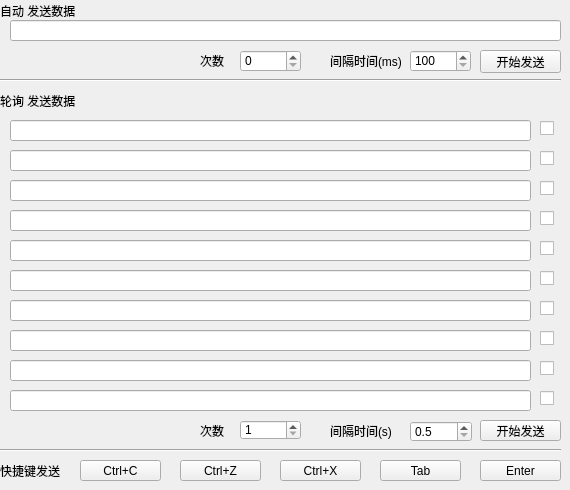
      <widget class="QWidget" name="tab_serial">
       <attribute name="title">
        <string>发送设置</string>
       </attribute>
       <widget class="QLineEdit" name="lineEditsend1">
        <property name="geometry">
         <rect>
          <x>10</x>
          <y>20</y>
          <width>551</width>
          <height>21</height>
         </rect>
        </property>
       </widget>
       <widget class="QLineEdit" name="lineEdit_send2">
        <property name="geometry">
         <rect>
          <x>10</x>
          <y>120</y>
          <width>521</width>
          <height>21</height>
         </rect>
        </property>
       </widget>
       <widget class="QLineEdit" name="lineEditsend3">
        <property name="geometry">
         <rect>
          <x>10</x>
          <y>150</y>
          <width>521</width>
          <height>21</height>
         </rect>
        </property>
       </widget>
       <widget class="QLineEdit" name="lineEditsend4">
        <property name="geometry">
         <rect>
          <x>10</x>
          <y>180</y>
          <width>521</width>
          <height>21</height>
         </rect>
        </property>
       </widget>
       <widget class="QLineEdit" name="lineEditsend5">
        <property name="geometry">
         <rect>
          <x>10</x>
          <y>210</y>
          <width>521</width>
          <height>21</height>
         </rect>
        </property>
       </widget>
       <widget class="QLineEdit" name="lineEditsend6">
        <property name="geometry">
         <rect>
          <x>10</x>
          <y>240</y>
          <width>521</width>
          <height>21</height>
         </rect>
        </property>
       </widget>
       <widget class="QLineEdit" name="lineEditsend7">
        <property name="geometry">
         <rect>
          <x>10</x>
          <y>270</y>
          <width>521</width>
          <height>21</height>
         </rect>
        </property>
       </widget>
       <widget class="QLineEdit" name="lineEditsend8">
        <property name="geometry">
         <rect>
          <x>10</x>
          <y>300</y>
          <width>521</width>
          <height>21</height>
         </rect>
        </property>
       </widget>
       <widget class="QLineEdit" name="lineEditsend9">
        <property name="geometry">
         <rect>
          <x>10</x>
          <y>330</y>
          <width>521</width>
          <height>21</height>
         </rect>
        </property>
       </widget>
       <widget class="QLineEdit" name="lineEditsend10">
        <property name="geometry">
         <rect>
          <x>10</x>
          <y>360</y>
          <width>521</width>
          <height>21</height>
         </rect>
        </property>
       </widget>
       <widget class="QPushButton" name="buttonSend_2">
        <property name="geometry">
         <rect>
          <x>480</x>
          <y>50</y>
          <width>81</width>
          <height>23</height>
         </rect>
        </property>
        <property name="minimumSize">
         <size>
          <width>0</width>
          <height>0</height>
         </size>
        </property>
        <property name="maximumSize">
         <size>
          <width>150</width>
          <height>16777215</height>
         </size>
        </property>
        <property name="text">
         <string>开始发送</string>
        </property>
       </widget>
       <widget class="QLineEdit" name="lineEditsend11">
        <property name="geometry">
         <rect>
          <x>10</x>
          <y>390</y>
          <width>521</width>
          <height>21</height>
         </rect>
        </property>
       </widget>
       <widget class="QLabel" name="label_17">
        <property name="geometry">
         <rect>
          <x>0</x>
          <y>0</y>
          <width>431</width>
          <height>21</height>
         </rect>
        </property>
        <property name="text">
         <string>自动 发送数据                                                  </string>
        </property>
       </widget>
       <widget class="Line" name="line">
        <property name="geometry">
         <rect>
          <x>0</x>
          <y>70</y>
          <width>561</width>
          <height>20</height>
         </rect>
        </property>
        <property name="orientation">
         <enum>Qt::Horizontal</enum>
        </property>
       </widget>
       <widget class="QLabel" name="label_18">
        <property name="geometry">
         <rect>
          <x>0</x>
          <y>90</y>
          <width>151</width>
          <height>21</height>
         </rect>
        </property>
        <property name="text">
         <string>轮询 发送数据</string>
        </property>
       </widget>
       <widget class="QPushButton" name="buttonSend_3">
        <property name="geometry">
         <rect>
          <x>480</x>
          <y>420</y>
          <width>81</width>
          <height>21</height>
         </rect>
        </property>
        <property name="minimumSize">
         <size>
          <width>0</width>
          <height>0</height>
         </size>
        </property>
        <property name="maximumSize">
         <size>
          <width>150</width>
          <height>16777215</height>
         </size>
        </property>
        <property name="text">
         <string>开始发送</string>
        </property>
       </widget>
       <widget class="QSpinBox" name="spinBoxcnt1">
        <property name="geometry">
         <rect>
          <x>240</x>
          <y>50</y>
          <width>61</width>
          <height>22</height>
         </rect>
        </property>
        <property name="maximum">
         <number>999</number>
        </property>
       </widget>
       <widget class="QSpinBox" name="spinBoxcnt2">
        <property name="geometry">
         <rect>
          <x>240</x>
          <y>420</y>
          <width>61</width>
          <height>20</height>
         </rect>
        </property>
        <property name="minimum">
         <number>1</number>
        </property>
        <property name="maximum">
         <number>999</number>
        </property>
       </widget>
       <widget class="QSpinBox" name="spinBoxtime1">
        <property name="geometry">
         <rect>
          <x>410</x>
          <y>50</y>
          <width>61</width>
          <height>22</height>
         </rect>
        </property>
        <property name="minimum">
         <number>100</number>
        </property>
        <property name="maximum">
         <number>2000</number>
        </property>
        <property name="singleStep">
         <number>100</number>
        </property>
       </widget>
       <widget class="QLabel" name="label_19">
        <property name="geometry">
         <rect>
          <x>330</x>
          <y>420</y>
          <width>81</width>
          <height>21</height>
         </rect>
        </property>
        <property name="text">
         <string>间隔时间(s)</string>
        </property>
       </widget>
       <widget class="QDoubleSpinBox" name="doubleSpinBoxtime">
        <property name="geometry">
         <rect>
          <x>410</x>
          <y>421</y>
          <width>62</width>
          <height>21</height>
         </rect>
        </property>
        <property name="decimals">
         <number>1</number>
        </property>
        <property name="minimum">
         <double>0.500000000000000</double>
        </property>
        <property name="maximum">
         <double>5.000000000000000</double>
        </property>
        <property name="singleStep">
         <double>0.500000000000000</double>
        </property>
       </widget>
       <widget class="QLabel" name="label_20">
        <property name="geometry">
         <rect>
          <x>200</x>
          <y>420</y>
          <width>41</width>
          <height>21</height>
         </rect>
        </property>
        <property name="text">
         <string>次数</string>
        </property>
       </widget>
       <widget class="QLabel" name="label_21">
        <property name="geometry">
         <rect>
          <x>330</x>
          <y>50</y>
          <width>81</width>
          <height>21</height>
         </rect>
        </property>
        <property name="text">
         <string>间隔时间(ms)</string>
        </property>
       </widget>
       <widget class="QLabel" name="label_22">
        <property name="geometry">
         <rect>
          <x>200</x>
          <y>50</y>
          <width>41</width>
          <height>21</height>
         </rect>
        </property>
        <property name="text">
         <string>次数</string>
        </property>
       </widget>
       <widget class="QCheckBox" name="checkBoxpolling1">
        <property name="geometry">
         <rect>
          <x>540</x>
          <y>120</y>
          <width>16</width>
          <height>16</height>
         </rect>
        </property>
        <property name="text">
         <string/>
        </property>
       </widget>
       <widget class="QCheckBox" name="checkBoxpolling2">
        <property name="geometry">
         <rect>
          <x>540</x>
          <y>150</y>
          <width>16</width>
          <height>16</height>
         </rect>
        </property>
        <property name="text">
         <string/>
        </property>
       </widget>
       <widget class="QCheckBox" name="checkBoxpolling3">
        <property name="geometry">
         <rect>
          <x>540</x>
          <y>180</y>
          <width>16</width>
          <height>16</height>
         </rect>
        </property>
        <property name="text">
         <string/>
        </property>
       </widget>
       <widget class="QCheckBox" name="checkBoxpolling4">
        <property name="geometry">
         <rect>
          <x>540</x>
          <y>210</y>
          <width>16</width>
          <height>16</height>
         </rect>
        </property>
        <property name="text">
         <string/>
        </property>
       </widget>
       <widget class="QCheckBox" name="checkBoxpolling8">
        <property name="geometry">
         <rect>
          <x>540</x>
          <y>330</y>
          <width>16</width>
          <height>16</height>
         </rect>
        </property>
        <property name="text">
         <string/>
        </property>
       </widget>
       <widget class="QCheckBox" name="checkBoxpolling5">
        <property name="geometry">
         <rect>
          <x>540</x>
          <y>240</y>
          <width>16</width>
          <height>16</height>
         </rect>
        </property>
        <property name="text">
         <string/>
        </property>
       </widget>
       <widget class="QCheckBox" name="checkBoxpolling6">
        <property name="geometry">
         <rect>
          <x>540</x>
          <y>270</y>
          <width>16</width>
          <height>16</height>
         </rect>
        </property>
        <property name="text">
         <string/>
        </property>
       </widget>
       <widget class="QCheckBox" name="checkBoxpolling7">
        <property name="geometry">
         <rect>
          <x>540</x>
          <y>300</y>
          <width>16</width>
          <height>16</height>
         </rect>
        </property>
        <property name="text">
         <string/>
        </property>
       </widget>
       <widget class="QCheckBox" name="checkBoxpolling10">
        <property name="geometry">
         <rect>
          <x>540</x>
          <y>390</y>
          <width>16</width>
          <height>16</height>
         </rect>
        </property>
        <property name="text">
         <string/>
        </property>
       </widget>
       <widget class="QCheckBox" name="checkBoxpolling9">
        <property name="geometry">
         <rect>
          <x>540</x>
          <y>360</y>
          <width>16</width>
          <height>16</height>
         </rect>
        </property>
        <property name="text">
         <string/>
        </property>
       </widget>
       <widget class="Line" name="line_2">
        <property name="geometry">
         <rect>
          <x>0</x>
          <y>440</y>
          <width>561</width>
          <height>20</height>
         </rect>
        </property>
        <property name="orientation">
         <enum>Qt::Horizontal</enum>
        </property>
       </widget>
       <widget class="QPushButton" name="buttonSend_CtrlC">
        <property name="geometry">
         <rect>
          <x>80</x>
          <y>460</y>
          <width>81</width>
          <height>21</height>
         </rect>
        </property>
        <property name="minimumSize">
         <size>
          <width>0</width>
          <height>0</height>
         </size>
        </property>
        <property name="maximumSize">
         <size>
          <width>150</width>
          <height>16777215</height>
         </size>
        </property>
        <property name="text">
         <string>Ctrl+C</string>
        </property>
       </widget>
       <widget class="QLabel" name="label_24">
        <property name="geometry">
         <rect>
          <x>0</x>
          <y>460</y>
          <width>71</width>
          <height>21</height>
         </rect>
        </property>
        <property name="text">
         <string>快捷键发送</string>
        </property>
       </widget>
       <widget class="QPushButton" name="buttonSend_CtrlZ">
        <property name="geometry">
         <rect>
          <x>180</x>
          <y>460</y>
          <width>81</width>
          <height>21</height>
         </rect>
        </property>
        <property name="minimumSize">
         <size>
          <width>0</width>
          <height>0</height>
         </size>
        </property>
        <property name="maximumSize">
         <size>
          <width>150</width>
          <height>16777215</height>
         </size>
        </property>
        <property name="text">
         <string>Ctrl+Z</string>
        </property>
       </widget>
       <widget class="QPushButton" name="buttonSend_CtrlX">
        <property name="geometry">
         <rect>
          <x>280</x>
          <y>460</y>
          <width>81</width>
          <height>21</height>
         </rect>
        </property>
        <property name="minimumSize">
         <size>
          <width>0</width>
          <height>0</height>
         </size>
        </property>
        <property name="maximumSize">
         <size>
          <width>150</width>
          <height>16777215</height>
         </size>
        </property>
        <property name="text">
         <string>Ctrl+X</string>
        </property>
       </widget>
       <widget class="QPushButton" name="buttonSend_Tab">
        <property name="geometry">
         <rect>
          <x>380</x>
          <y>460</y>
          <width>81</width>
          <height>21</height>
         </rect>
        </property>
        <property name="minimumSize">
         <size>
          <width>0</width>
          <height>0</height>
         </size>
        </property>
        <property name="maximumSize">
         <size>
          <width>150</width>
          <height>16777215</height>
         </size>
        </property>
        <property name="text">
         <string>Tab</string>
        </property>
       </widget>
       <widget class="QPushButton" name="buttonSend_Enter">
        <property name="geometry">
         <rect>
          <x>480</x>
          <y>460</y>
          <width>81</width>
          <height>21</height>
         </rect>
        </property>
        <property name="minimumSize">
         <size>
          <width>0</width>
          <height>0</height>
         </size>
        </property>
        <property name="maximumSize">
         <size>
          <width>150</width>
          <height>16777215</height>
         </size>
        </property>
        <property name="text">
         <string>Enter</string>
        </property>
       </widget>
      </widget>
